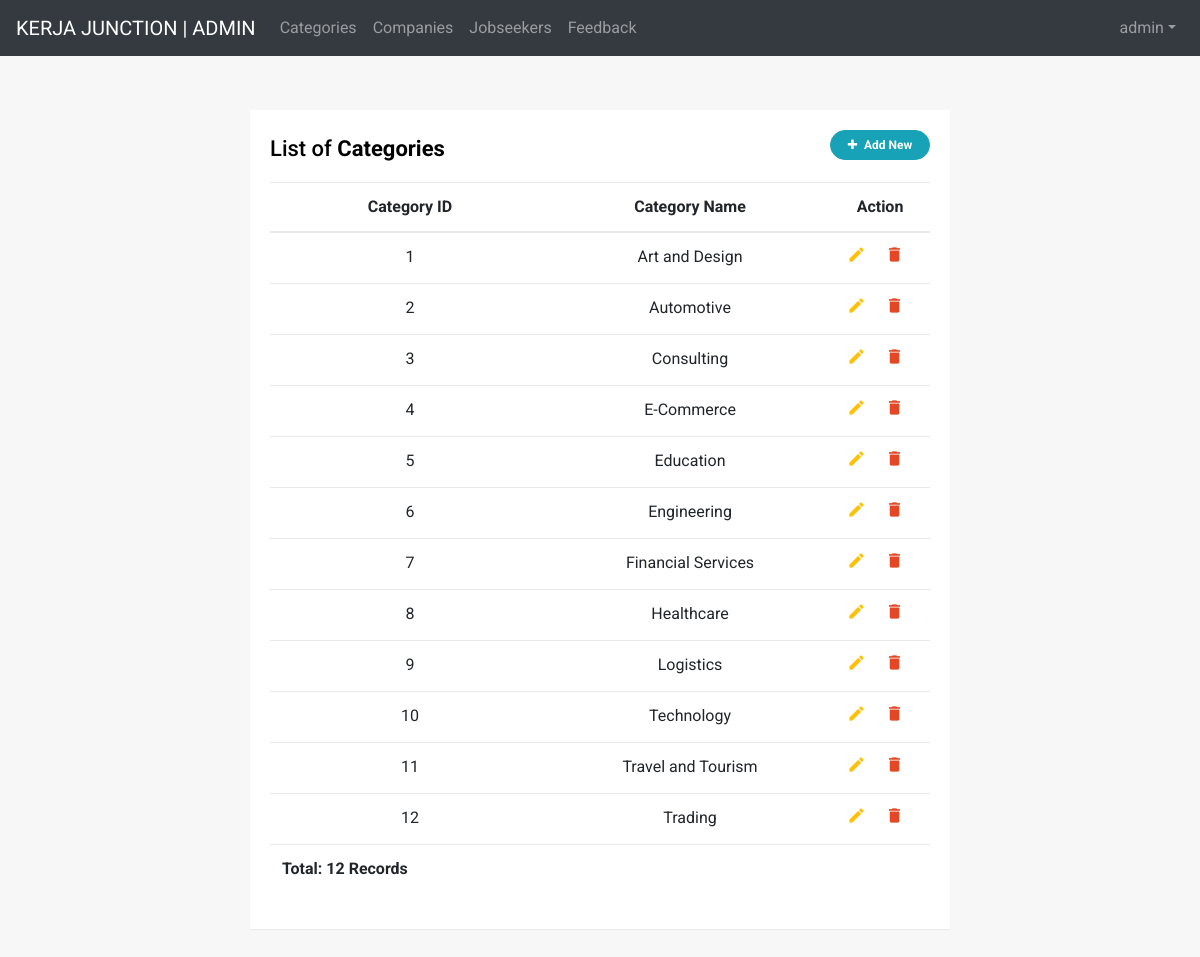
Page /admin/manageCategory.php?signin=success (signed in) on the committed database.
### tables this page shows
CREATE TABLE `category` (
  `category_ID` int(10) NOT NULL,
  `category_Name` varchar(50) NOT NULL
);

### admin/manageCategory.php (the view, shortened to what this page needs)
<!DOCTYPE html>
<html lang="en">
<head>
<link rel="stylesheet" href="https://stackpath.bootstrapcdn.com/bootstrap/4.5.0/css/bootstrap.min.css">
<link rel="stylesheet" href="https://maxcdn.bootstrapcdn.com/font-awesome/4.7.0/css/font-awesome.min.css">
</head>
<body>
<?php require 'menu.php';?>
<div class="container-lg">
    <div class="table-responsive">
        <div class="table-wrapper">
            <div class="table-title">
                <div class="row">
                    <div class="col-sm-8"><h2>List of <b>Categories</b></h2></div>
                    <div class="col-sm-4">
                        <button type="button" class="btn btn-info add-new" data-toggle="modal" data-target="#addCategory"><i class="fa fa-plus"></i> Add New</button>
                    </div>
                </div>
            </div>
            <table class="table">
                <thead align="center">
                    <tr >
                        <th>Category ID</th>
                        <th>Category Name</th>
                        <th>Action</th>
                    </tr>
                </thead>
                <tbody>
                    <?php
                        require '../includes/db_connect.php';
                        $sql = "SELECT * FROM category";
                        $result = mysqli_query($connect, $sql);
                        while($row = mysqli_fetch_assoc($result)){
                        Print '<tr>
                        <td align="center">'.$row['category_ID'].'</td>
                        <td align="center">'.$row['category_Name'].'</font></td>
                        ';
                        $i++;?>
                        <td>
                        <a class="edit editbtn" title="Edit" data-toggle="tooltip"><i class="material-icons">&#xE254;</i></a>
                        <a class="delete" name="delete" onclick="deleteme(<?php echo $row['category_ID']; ?>)" title="Delete" data-toggle="tooltip"><i class="material-icons">&#xE872;</i></a>
                        </td>
                    <?php echo "</tr>"; ?>
        <?php
        }
            $records = mysqli_num_rows($result);
    ?>
    				<tr>
                        <td colspan="3"><div align="left"><?php echo "<b>Total: ".$records." Records</b>"; ?> </div></td>
                      </tr>
                </tbody>
            </table>
        </div>
    </div>
</div>
</body>
</html>

### admin/manageCategory.php (style rules this page uses)
body { color: #404E67; background: #F5F7FA; font-family: 'Roboto', sans-serif; }
.table-wrapper { width: 700px; margin: 30px auto; background: #fff; padding: 20px; box-shadow: 0 1px 1px rgba(0,0,0,.05); }
.table-title { padding-bottom: 10px; margin: 0 0 10px; }
.table-title h2 { margin: 6px 0 0; font-size: 22px; }
.table-title .add-new { float: right; height: 30px; font-weight: bold; font-size: 12px; text-shadow: none; min-width: 100px; border-radius: 50px; line-height: 13px; }
.table-title .add-new i { margin-right: 4px; }
table.table { table-layout: fixed; }
table.table tr th, table.table tr td { border-color: #e9e9e9; }
table.table th:last-child { width: 100px; }
table.table td a { cursor: pointer; display: inline-block; margin: 0 5px; min-width: 24px; }
table.table td a.edit { color: #FFC107; }
table.table td a.delete { color: #E34724; }
table.table td i { font-size: 19px; }

### admin/menu.php (style rules this page uses)
body { color: black; background: #f7f7f7; font-family: 'Roboto', sans-serif; }

### rows in the picture
category: category_ID "1", category_Name "Art and Design"
category: category_ID "2", category_Name "Automotive"
category: category_ID "3", category_Name "Consulting"
category: category_ID "4", category_Name "E-Commerce"
category: category_ID "5", category_Name "Education"
category: category_ID "6", category_Name "Engineering"
category: category_ID "7", category_Name "Financial Services"
category: category_ID "8", category_Name "Healthcare"
category: category_ID "9", category_Name "Logistics"
category: category_ID "10", category_Name "Technology"
category: category_ID "11", category_Name "Travel and Tourism"
category: category_ID "12", category_Name "Trading"

### other values in the picture
$_SESSION["username"] "admin"
$records "12"
